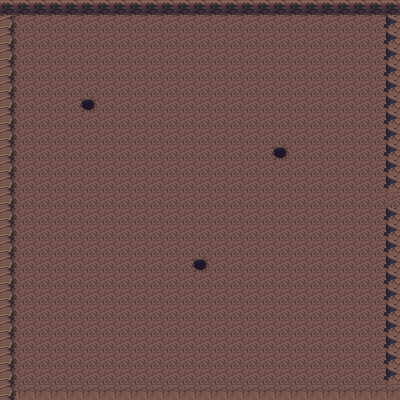

This is a level from a 2D game, rendered from its Tiled map with the project's own tilesets. A one-line summary and the complete map file follow:
An orthogonal 25x25 tile map with 16x16 px tiles, 2 tile layers (Ground, Rocks) and 5 objects.

<map version="1.4" tiledversion="1.4.3" orientation="orthogonal" renderorder="right-down" width="25" height="25" tilewidth="16" tileheight="16" infinite="0" nextlayerid="4" nextobjectid="6">
 <tileset firstgid="1" source="DungeonTileset.tsx" />
 <layer id="1" name="Ground" width="25" height="25">
  <data encoding="csv">
128,128,128,128,128,128,128,128,128,128,128,128,128,128,128,128,128,128,128,128,128,128,128,128,128,
128,128,128,128,128,128,128,128,128,128,128,128,128,128,128,128,128,128,128,128,128,128,128,128,128,
128,128,128,128,128,128,128,128,128,128,128,128,128,128,128,128,128,128,128,128,128,128,128,128,128,
128,128,128,128,128,128,128,128,128,128,128,128,128,128,128,128,128,128,128,128,128,128,128,128,128,
128,128,128,128,128,128,128,128,128,128,128,128,128,128,128,128,128,128,128,128,128,128,128,128,128,
128,128,128,128,128,128,128,128,128,128,128,128,128,128,128,128,128,128,128,128,128,128,128,128,128,
128,128,128,128,128,128,128,128,128,128,128,128,128,128,128,128,128,128,128,128,128,128,128,128,128,
128,128,128,128,128,128,128,128,128,128,128,128,128,128,128,128,128,128,128,128,128,128,128,128,128,
128,128,128,128,128,128,128,128,128,128,128,128,128,128,128,128,128,128,128,128,128,128,128,128,128,
128,128,128,128,128,128,128,128,128,128,128,128,128,128,128,128,128,128,128,128,128,128,128,128,128,
128,128,128,128,128,128,128,128,128,128,128,128,128,128,128,128,128,128,128,128,128,128,128,128,128,
128,128,128,128,128,128,128,128,128,128,128,128,128,128,128,128,128,128,128,128,128,128,128,128,128,
128,128,128,128,128,128,128,128,128,128,128,128,128,128,128,128,128,128,128,128,128,128,128,128,128,
128,128,128,128,128,128,128,128,128,128,128,128,128,128,128,128,128,128,128,128,128,128,128,128,128,
128,128,128,128,128,128,128,128,128,128,128,128,128,128,128,128,128,128,128,128,128,128,128,128,128,
128,128,128,128,128,128,128,128,128,128,128,128,128,128,128,128,128,128,128,128,128,128,128,128,128,
128,128,128,128,128,128,128,128,128,128,128,128,128,128,128,128,128,128,128,128,128,128,128,128,128,
128,128,128,128,128,128,128,128,128,128,128,128,128,128,128,128,128,128,128,128,128,128,128,128,128,
128,128,128,128,128,128,128,128,128,128,128,128,128,128,128,128,128,128,128,128,128,128,128,128,128,
128,128,128,128,128,128,128,128,128,128,128,128,128,128,128,128,128,128,128,128,128,128,128,128,128,
128,128,128,128,128,128,128,128,128,128,128,128,128,128,128,128,128,128,128,128,128,128,128,128,128,
128,128,128,128,128,128,128,128,128,128,128,128,128,128,128,128,128,128,128,128,128,128,128,128,128,
128,128,128,128,128,128,128,128,128,128,128,128,128,128,128,128,128,128,128,128,128,128,128,128,128,
128,128,128,128,128,128,128,128,128,128,128,128,128,128,128,128,128,128,128,128,128,128,128,128,128,
128,128,128,128,128,128,128,128,128,128,128,128,128,128,128,128,128,128,128,128,128,128,128,128,128
</data>
 </layer>
 <layer id="2" name="Rocks" width="25" height="25">
  <data encoding="csv">
247,247,247,247,247,247,247,247,247,247,247,247,247,247,247,247,247,247,247,247,247,247,247,247,247,
169,0,0,0,0,0,0,0,0,0,0,0,0,0,0,0,0,0,0,0,0,0,0,0,168,
169,0,0,0,0,0,0,0,0,0,0,0,0,0,0,0,0,0,0,0,0,0,0,0,168,
169,0,0,0,0,0,0,0,0,0,0,0,0,0,0,0,0,0,0,0,0,0,0,0,168,
169,0,0,0,0,0,0,0,0,0,0,0,0,0,0,0,0,0,0,0,0,0,0,0,168,
169,0,0,0,0,0,0,0,0,0,0,0,0,0,0,0,0,0,0,0,0,0,0,0,168,
169,0,0,0,0,161,0,0,0,0,0,0,0,0,0,0,0,0,0,0,0,0,0,0,168,
169,0,0,0,0,0,0,0,0,0,0,0,0,0,0,0,0,0,0,0,0,0,0,0,168,
169,0,0,0,0,0,0,0,0,0,0,0,0,0,0,0,0,0,0,0,0,0,0,0,168,
169,0,0,0,0,0,0,0,0,0,0,0,0,0,0,0,0,161,0,0,0,0,0,0,168,
169,0,0,0,0,0,0,0,0,0,0,0,0,0,0,0,0,0,0,0,0,0,0,0,168,
169,0,0,0,0,0,0,0,0,0,0,0,0,0,0,0,0,0,0,0,0,0,0,0,168,
169,0,0,0,0,0,0,0,0,0,0,0,0,0,0,0,0,0,0,0,0,0,0,0,0,
169,0,0,0,0,0,0,0,0,0,0,0,0,0,0,0,0,0,0,0,0,0,0,0,168,
169,0,0,0,0,0,0,0,0,0,0,0,0,0,0,0,0,0,0,0,0,0,0,0,168,
169,0,0,0,0,0,0,0,0,0,0,0,0,0,0,0,0,0,0,0,0,0,0,0,168,
169,0,0,0,0,0,0,0,0,0,0,0,161,0,0,0,0,0,0,0,0,0,0,0,168,
169,0,0,0,0,0,0,0,0,0,0,0,0,0,0,0,0,0,0,0,0,0,0,0,168,
169,0,0,0,0,0,0,0,0,0,0,0,0,0,0,0,0,0,0,0,0,0,0,0,168,
169,0,0,0,0,0,0,0,0,0,0,0,0,0,0,0,0,0,0,0,0,0,0,0,168,
169,0,0,0,0,0,0,0,0,0,0,0,0,0,0,0,0,0,0,0,0,0,0,0,168,
169,0,0,0,0,0,0,0,0,0,0,0,0,0,0,0,0,0,0,0,0,0,0,0,168,
169,0,0,0,0,0,0,0,0,0,0,0,0,0,0,0,0,0,0,0,0,0,0,0,168,
169,0,0,0,0,0,0,0,0,0,0,0,0,0,0,0,0,0,0,0,0,0,0,0,168,
169,207,207,207,207,207,207,207,207,207,207,207,207,207,207,207,207,207,207,207,207,207,207,207,207
</data>
 </layer>
 <objectgroup id="3" name="Collisions">
  <object id="1" x="0.648272" y="0.972408" width="398.687" height="13.6137" />
  <object id="2" x="1.29654" y="1.94482" width="12.6413" height="397.391" />
  <object id="3" x="3.24136" y="386.046" width="396.094" height="14.262" />
  <object id="4" x="387.991" y="209.392" width="11.993" height="184.109" />
  <object id="5" x="386.37" y="0.648272" width="12.6413" height="189.62" />
 </objectgroup>
</map>
